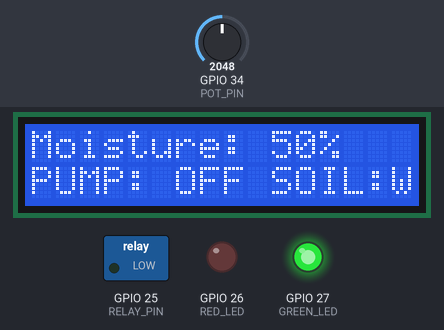
Simulated run of this sketch. Board: ESP32. On the bench: 16×2 character LCD, switched loads named in the sketch (green lamp = pin HIGH), output pins drawn as LEDs (lit = HIGH). Inputs (shaded band) come from the test bench; at power-on: GPIO 34 (POT_PIN) = 2048. What the sketch prints to the serial monitor is not drawn.

Above: at 3.2 s.
3.3 s: GPIO 34 (POT_PIN) set to 1492
At 4.8 s:
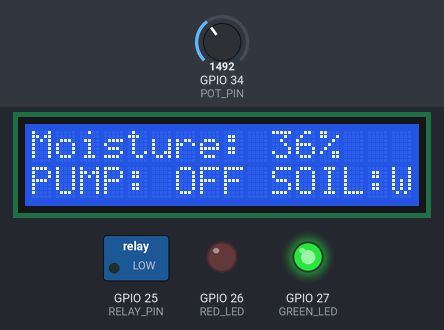
5.4 s: GPIO 34 (POT_PIN) set to 1369
At 7.3 s:
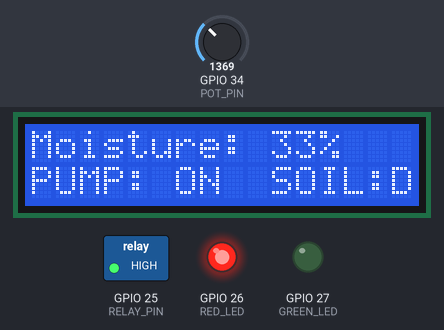
8.2 s: GPIO 34 (POT_PIN) set to 1228
At 8.6 s:
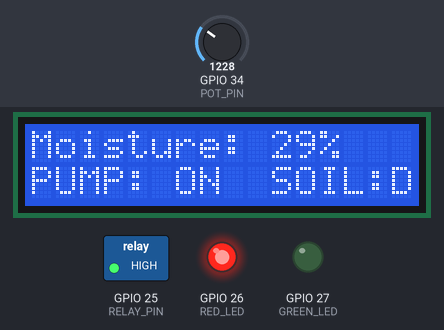
Timing chart, 0 to 11.2 s (numbered marks = the images above; inputs shaded):
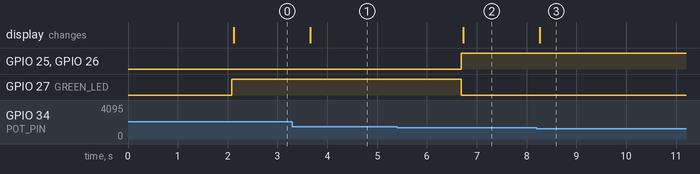

The sketch:

sketch.ino
```cpp
#include <Wire.h>
#include <LiquidCrystal_I2C.h>

#define POT_PIN 34
#define RELAY_PIN 25
#define RED_LED 26
#define GREEN_LED 27

LiquidCrystal_I2C lcd(0x27, 16, 2);

void setup() {
  Serial.begin(115200);

  pinMode(RELAY_PIN, OUTPUT);
  pinMode(RED_LED, OUTPUT);
  pinMode(GREEN_LED, OUTPUT);

  Wire.begin(21, 22);
  lcd.init();
  lcd.backlight();

  lcd.setCursor(0, 0);
  lcd.print("Smart Irrigation");
  delay(2000);
  lcd.clear();
}


void loop() {
  int value = analogRead(POT_PIN);
  int moisture = map(value, 0, 4095, 0, 100);

  bool dry = moisture < 35;

  digitalWrite(RELAY_PIN, dry ? HIGH : LOW);
  digitalWrite(RED_LED, dry ? HIGH : LOW);
  digitalWrite(GREEN_LED, dry ? LOW : HIGH);

  // LCD output
  lcd.setCursor(0, 0);
  lcd.print("Moisture: ");
  lcd.print(moisture);
  lcd.print("%   ");

  lcd.setCursor(0, 1);
  if (dry) {
    lcd.print("PUMP: ON  SOIL:DRY");
  } else {
    lcd.print("PUMP: OFF SOIL:WET");
  }

  // Serial Monitor output
  Serial.println("--------------------");
  Serial.print("Soil Moisture: ");
  Serial.print(moisture);
  Serial.println("%");

  if (dry) {
    Serial.println("Soil Status: DRY");
    Serial.println("Water Pump: ON");
    Serial.println("Action: Watering Started");
  } else {
    Serial.println("Soil Status: WET");
    Serial.println("Water Pump: OFF");
    Serial.println("Action: Soil Moisture Sufficient");
  }

  delay(1500);
}
```

Measured:
- the behaviour switches between 1434 and 1433 on GPIO 34 (POT_PIN) (found by bisection; images 1 and 2)
- after the input at 3.3 s, the display: changes after 0.36 s (image 1)
- after the input at 5.4 s, GPIO 25 (RELAY_PIN), GPIO 26 (RED_LED): LOW → HIGH after 1.3 s; GPIO 27 (GREEN_LED): HIGH → LOW after 1.3 s; the display: changes after 1.3 s (image 2)
- after the input at 8.2 s, the display: changes after 0.06 s (image 3)
